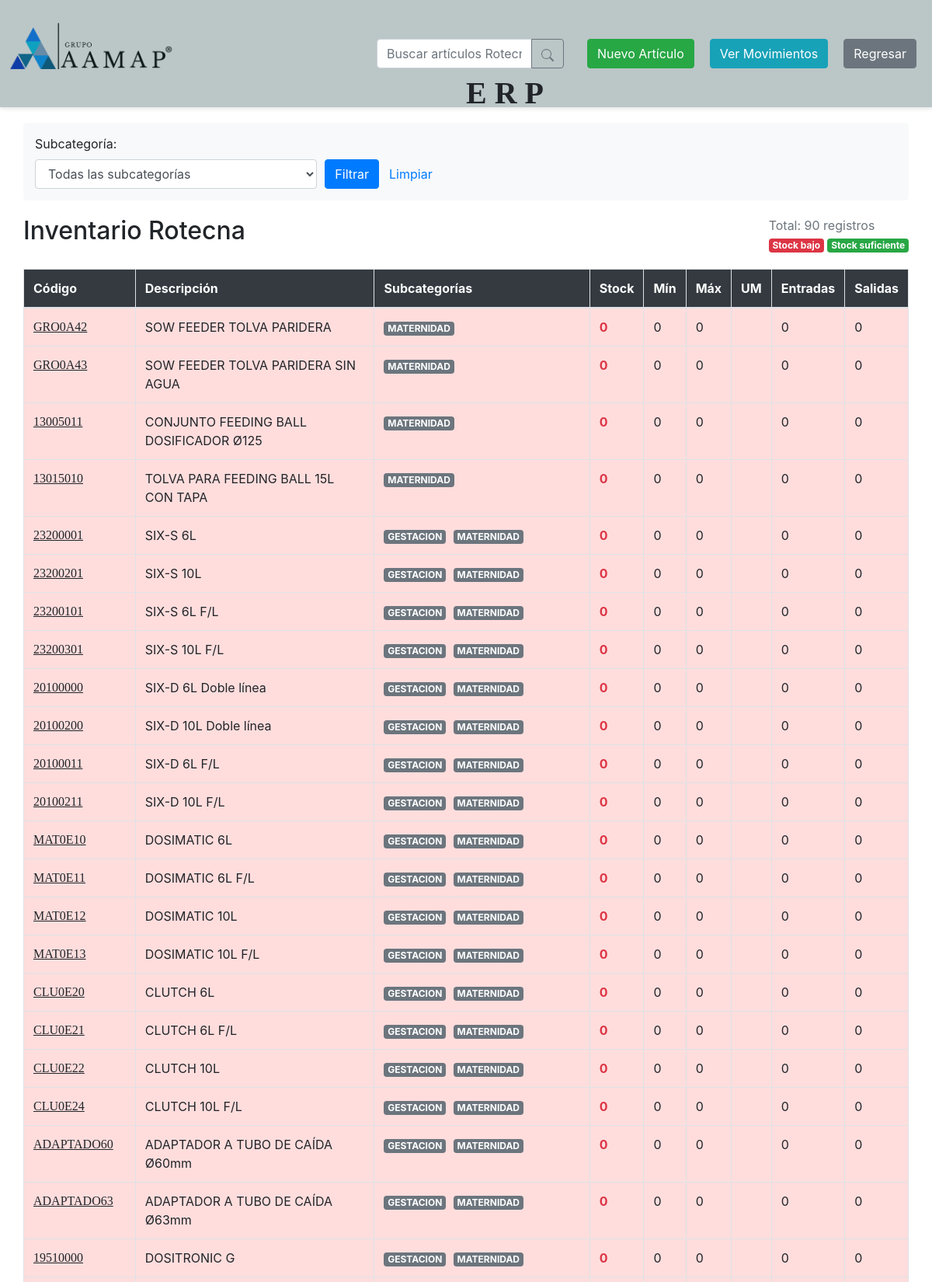
The app's page /externos/ver_almacen.php (signed in, upper part) with its own data.
### tables this page shows
CREATE TABLE `inventario_almacen` (
  `id_alm` int(11) NOT NULL,
  `codigo` varchar(50) NOT NULL,
  `descripcion` varchar(255) NOT NULL,
  `id_cat_alm` int(11) NOT NULL,
  `existencia` int(11) NOT NULL DEFAULT 0,
  `min_stock` int(11) DEFAULT 0,
  `max_stock` int(11) DEFAULT 0,
  `unidad_medida` varchar(20) NOT NULL,
  `activo` tinyint(1) DEFAULT 1,
  `created_at` timestamp NOT NULL DEFAULT current_timestamp(),
  `id_pr` int(11) DEFAULT NULL
);

### externos/ver_almacen.php (the view, shortened to what this page needs)
<?php
require 'C:/xampp/htdocs/db_connect.php';
$query = "SELECT ia.*, cp.categoria,
           GROUP_CONCAT(DISTINCT sca.nombre SEPARATOR ', ') as subcategorias,
           (SELECT SUM(cantidad) FROM movimientos_almacen WHERE id_alm = ia.id_alm AND tipo_mov = 'entrada') as entradas,
           (SELECT SUM(cantidad) FROM movimientos_almacen WHERE id_alm = ia.id_alm AND tipo_mov = 'salida') as salidas
          FROM inventario_almacen ia
          LEFT JOIN categorias_almacen cp ON ia.id_cat_alm = cp.id_cat_alm
          LEFT JOIN articulos_subcat asub ON ia.id_alm = asub.id_alm
          LEFT JOIN sub_cat_almacen sca ON asub.id_scat = sca.id_scat
          WHERE ia.activo = TRUE AND ia.id_cat_alm = 7";
$query .= " GROUP BY ia.id_alm";
$result = $conn->query($query);
$articulos = $result->fetch_all(MYSQLI_ASSOC);
?>
<!DOCTYPE html>
<html lang="es">
<head>
    <link rel="stylesheet" href="https://stackpath.bootstrapcdn.com/bootstrap/4.5.2/css/bootstrap.min.css">
    <link rel="stylesheet" type="text/css" href="/ERP/stprojects.css">
</head>
<body>
<div class="navbar" style="display: flex; align-items: center; justify-content: space-between; padding: 0px; background-color: #f8f9fa; position: relative;">
    <img src="/assets/grupo_aamap.webp" alt="Logo AAMAP" style="width: 18%; position: absolute; top: 25px; left: 10px;">
    <div class="sticky-header" style="width: 100%;">
        <div class="container" style="display: flex; justify-content: flex-end; align-items: center;">
            <div style="position: absolute; top: 90px; left: 600px;"><p style="font-size: 2.5em; font-family: 'Verdana';"><b>E R P</b></p></div>
            <div style="display: flex; align-items: center; gap: 10px; flex-wrap: nowrap;">
                <form method="GET" action="ver_almacen.php" class="form-inline" style="margin-right: 10px;">
                    <div class="input-group">
                        <input type="text" name="search" class="form-control" id="psearch"
                            placeholder="Buscar artículos Rotecna..." value="<?php echo htmlspecialchars($_GET['search'] ?? ''); ?>" style="width: 200px;">
                        <div class="input-group-append">
                            <button type="submit" class="btn btn-outline-secondary" title="Buscar">
                                <svg xmlns="http://www.w3.org/2000/svg" width="16" height="16" fill="currentColor" viewBox="0 0 16 16">
                                    <path d="M11.742 10.344a6.5 6.5 0 1 0-1.397 1.398h-.001c.03.04.062.078.098.115l3.85 3.85a1 1 0 0 0 1.415-1.414l-3.85-3.85a1.007 1.007 0 0 0-.115-.1zM12 6.5a5.5 5.5 0 1 1-11 0 5.5 5.5 0 0 1 11 0z"/>
                                </svg>
                            </button>
                        </div>
                    </div>
                </form>
                <a href="#" class="btn btn-success chompa">Nuevo Artículo</a>
                <a href="historico_movs_alm.php" class="btn btn-info chompa">Ver Movimientos</a>
                <a href="/launch_externos.php" class="btn btn-secondary chompa">Regresar</a>
            </div>
        </div>
    </div>
</div>
<div class="table-container">
    <div class="filter-section">
        <form method="GET" action="ver_almacen.php">
            <div class="form-row">
                <div class="col-md-4">
                    <label for="subcategoria">Subcategoría:</label>
                    <select name="subcategoria" id="subcategoria" class="form-control">
                        <option value="">Todas las subcategorías</option>
                    </select>
                </div>
                <div class="col-md-4" style="display: flex; align-items: flex-end;">
                    <button type="submit" class="btn btn-primary">Filtrar</button>
                    <a href="ver_almacen.php" class="btn btn-link">Limpiar</a>
                </div>
            </div>
        </form>
    </div>
    <div class="header-buttons">
        <h2>Inventario Rotecna</h2>
        <div>
            <div class="text-muted">Total: <?php echo count($articulos); ?> registros</div>
            <span class="badge badge-danger">Stock bajo</span>
            <span class="badge badge-success">Stock suficiente</span>
        </div>
    </div>
    <table class="table table-striped table-bordered">
        <thead>
            <tr>
                <th>Código</th>
                <th>Descripción</th>
                <th>Subcategorías</th>
                <th>Stock</th>
                <th>Mín</th>
                <th>Máx</th>
                <th>UM</th>
                <th>Entradas</th>
                <th>Salidas</th>
            </tr>
        </thead>
        <tbody>
            <?php if (!empty($articulos)): ?>
                <?php foreach ($articulos as $art):
                    $stock_disponible = $art['existencia'];
                    $min_stock = $art['min_stock'] ?? 0;
                    if ($stock_disponible <= $min_stock) {
                        $stock_class = 'stock-low';
                    } elseif ($stock_disponible >= ($art['max_stock'] ?? $min_stock * 2)) {
                        $stock_class = 'stock-high';
                    } else {
                        $stock_class = 'stock-ok';
                    }
                ?>
                    <tr class="<?php echo $stock_class; ?>">
                        <td id="code"><?php echo htmlspecialchars($art['codigo']); ?></td>
                        <td><?php echo htmlspecialchars($art['descripcion']); ?></td>
                        <td>
                            <?php if (!empty($art['subcategorias'])): ?>
                                <?php
                                $subcats = explode(', ', $art['subcategorias']);
                                foreach ($subcats as $subcat): ?>
                                    <span class="badge subcategoria-badge"><?php echo htmlspecialchars($subcat); ?></span>
                                <?php endforeach; ?>
                            <?php else: ?>
                                <span class="text-muted">Sin subcategoría</span>
                            <?php endif; ?>
                        </td>
                        <td><?php echo htmlspecialchars($art['existencia']); ?></td>
                        <td><?php echo htmlspecialchars($art['min_stock']); ?></td>
                        <td><?php echo htmlspecialchars($art['max_stock']); ?></td>
                        <td><?php echo htmlspecialchars($art['unidad_medida']); ?></td>
                        <td><?php echo htmlspecialchars($art['entradas'] ?? 0); ?></td>
                        <td><?php echo htmlspecialchars($art['salidas'] ?? 0); ?></td>
                    </tr>
                <?php endforeach; ?>
            <?php else: ?>
                <tr>
                    <td colspan="9" class="text-center">No hay artículos registrados en esta categoría</td>
                </tr>
            <?php endif; ?>
        </tbody>
    </table>
</div>
</body>
</html>

### ERP/stprojects.css (style rules this page uses)
body { margin: 0; padding: 0; display: flex; flex-direction: column; height: 100vh; }
.sticky-header { position: sticky; top: 0; z-index: 1000; background-color: rgba(47, 79, 79, 0.3); padding: 0 0; box-shadow: 0 2px 5px rgba(0, 0, 0, 0.1); }
.chompa { margin-left: 10px; }
.container { margin: 30px auto; padding: 20px; max-width: 1200px; border-radius: 10px; text-align: center; }

### externos/ver_almacen.php (style rules this page uses)
.table-container { margin: 20px auto; width: 95%; overflow-x: auto; }
.table th { background-color: #343a40; color: white; }
.header-buttons { margin: 20px 0; display: flex; justify-content: space-between; }
.stock-low { background-color: #ffdddd !important; }
.stock-low td:nth-child(4) { color: #dc3545; font-weight: bold; }
.filter-section { background-color: #f8f9fa; padding: 15px; border-radius: 5px; margin-bottom: 20px; }
.subcategoria-badge { margin-right: 5px; background-color: #6c757d; color: white; }
#code { font-family: 'consolas'; text-decoration: underline; }

### records on screen
inventario_almacen: codigo "GRO0A42", descripcion "SOW FEEDER TOLVA PARIDERA", subcat "MATERNIDAD", existencia "0", min_stock "0", max_stock "0", entradas "0", salidas "0"
inventario_almacen: codigo "GRO0A43", descripcion "SOW FEEDER TOLVA PARIDERA SIN AGUA", subcat "MATERNIDAD", existencia "0", min_stock "0", max_stock "0", entradas "0", salidas "0"
inventario_almacen: codigo "13005011", descripcion "CONJUNTO FEEDING BALL DOSIFICADOR Ø125", subcat "MATERNIDAD", existencia "0", min_stock "0", max_stock "0", entradas "0", salidas "0"
inventario_almacen: codigo "13015010", descripcion "TOLVA PARA FEEDING BALL 15L CON TAPA", subcat "MATERNIDAD", existencia "0", min_stock "0", max_stock "0", entradas "0", salidas "0"
inventario_almacen: codigo "23200001", descripcion "SIX-S 6L", subcat "GESTACION", subcat "MATERNIDAD", existencia "0", min_stock "0", max_stock "0", entradas "0", salidas "0"
inventario_almacen: codigo "23200201", descripcion "SIX-S 10L", subcat "GESTACION", subcat "MATERNIDAD", existencia "0", min_stock "0", max_stock "0", entradas "0", salidas "0"
inventario_almacen: codigo "23200101", descripcion "SIX-S 6L F/L", subcat "GESTACION", subcat "MATERNIDAD", existencia "0", min_stock "0", max_stock "0", entradas "0", salidas "0"
inventario_almacen: codigo "23200301", descripcion "SIX-S 10L F/L", subcat "GESTACION", subcat "MATERNIDAD", existencia "0", min_stock "0", max_stock "0", entradas "0", salidas "0"
inventario_almacen: codigo "20100000", descripcion "SIX-D 6L Doble línea", subcat "GESTACION", subcat "MATERNIDAD", existencia "0", min_stock "0", max_stock "0", entradas "0", salidas "0"
inventario_almacen: codigo "20100200", descripcion "SIX-D 10L Doble línea", subcat "GESTACION", subcat "MATERNIDAD", existencia "0", min_stock "0", max_stock "0", entradas "0", salidas "0"
inventario_almacen: codigo "20100011", descripcion "SIX-D 6L F/L", subcat "GESTACION", subcat "MATERNIDAD", existencia "0", min_stock "0", max_stock "0", entradas "0", salidas "0"
inventario_almacen: codigo "20100211", descripcion "SIX-D 10L F/L", subcat "GESTACION", subcat "MATERNIDAD", existencia "0", min_stock "0", max_stock "0", entradas "0", salidas "0"
inventario_almacen: codigo "MAT0E10", descripcion "DOSIMATIC 6L", subcat "GESTACION", subcat "MATERNIDAD", existencia "0", min_stock "0", max_stock "0", entradas "0", salidas "0"
inventario_almacen: codigo "MAT0E11", descripcion "DOSIMATIC 6L F/L", subcat "GESTACION", subcat "MATERNIDAD", existencia "0", min_stock "0", max_stock "0", entradas "0", salidas "0"
inventario_almacen: codigo "MAT0E12", descripcion "DOSIMATIC 10L", subcat "GESTACION", subcat "MATERNIDAD", existencia "0", min_stock "0", max_stock "0", entradas "0", salidas "0"
inventario_almacen: codigo "MAT0E13", descripcion "DOSIMATIC 10L F/L", subcat "GESTACION", subcat "MATERNIDAD", existencia "0", min_stock "0", max_stock "0", entradas "0", salidas "0"
inventario_almacen: codigo "CLU0E20", descripcion "CLUTCH 6L", subcat "GESTACION", subcat "MATERNIDAD", existencia "0", min_stock "0", max_stock "0", entradas "0", salidas "0"
inventario_almacen: codigo "CLU0E21", descripcion "CLUTCH 6L F/L", subcat "GESTACION", subcat "MATERNIDAD", existencia "0", min_stock "0", max_stock "0", entradas "0", salidas "0"
inventario_almacen: codigo "CLU0E22", descripcion "CLUTCH 10L", subcat "GESTACION", subcat "MATERNIDAD", existencia "0", min_stock "0", max_stock "0", entradas "0", salidas "0"
inventario_almacen: codigo "CLU0E24", descripcion "CLUTCH 10L F/L", subcat "GESTACION", subcat "MATERNIDAD", existencia "0", min_stock "0", max_stock "0", entradas "0", salidas "0"
inventario_almacen: codigo "ADAPTADO60", descripcion "ADAPTADOR A TUBO DE CAÍDA Ø60mm", subcat "GESTACION", subcat "MATERNIDAD", existencia "0", min_stock "0", max_stock "0", entradas "0", salidas "0"
inventario_almacen: codigo "ADAPTADO63", descripcion "ADAPTADOR A TUBO DE CAÍDA Ø63mm", subcat "GESTACION", subcat "MATERNIDAD", existencia "0", min_stock "0", max_stock "0", entradas "0", salidas "0"
inventario_almacen: codigo "19510000", descripcion "DOSITRONIC G", subcat "GESTACION", subcat "MATERNIDAD", existencia "0", min_stock "0", max_stock "0", entradas "0", salidas "0"

### other values on screen
count($articulos) "90"
